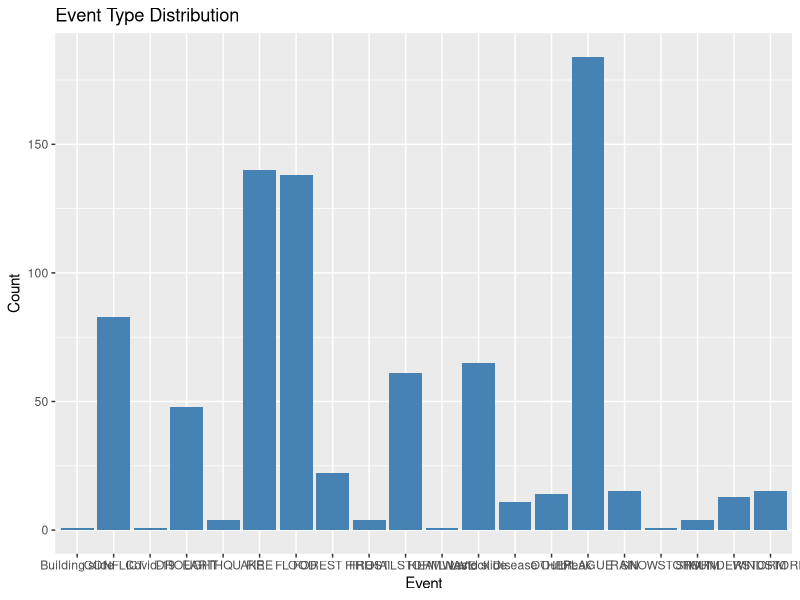
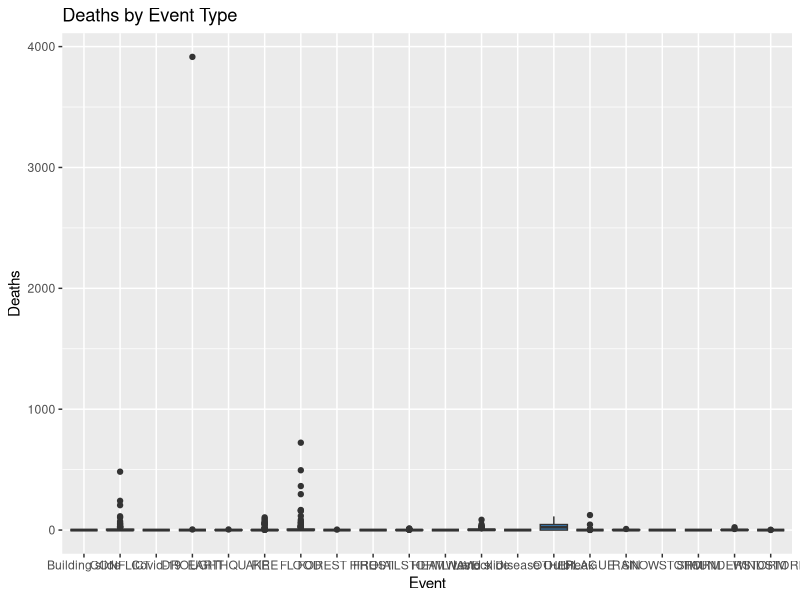
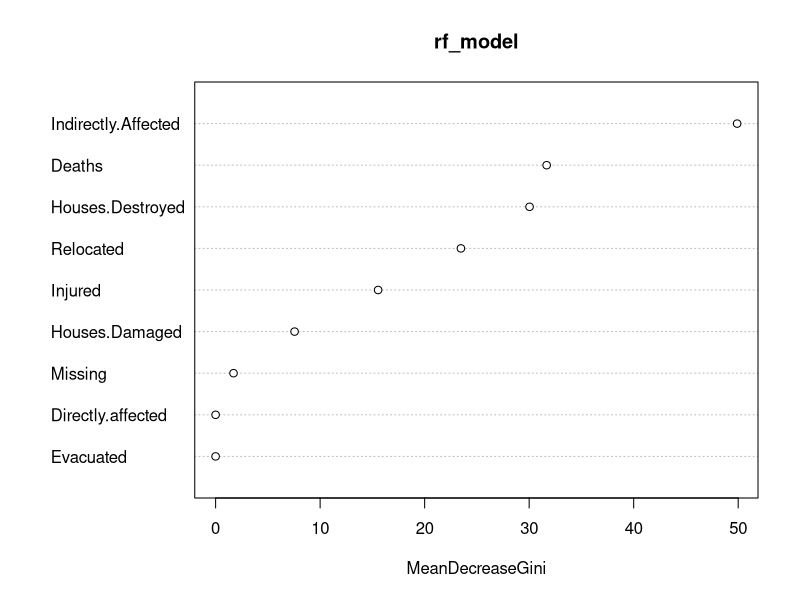
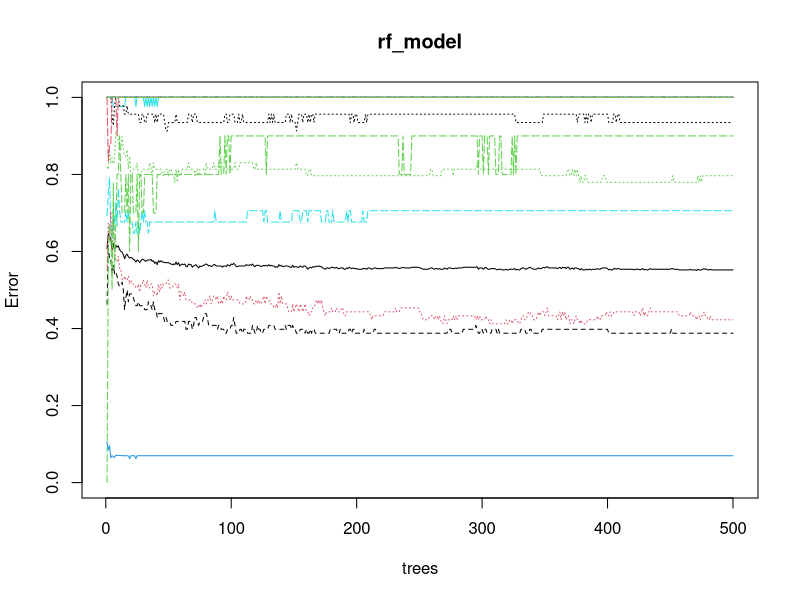

Write R code to recreate these figures, in order.
install.packages("tidyverse")
install.packages("caret")
install.packages("datasets")
install.packages("readxl")
install.packages("rpart")
install.packages("rpart.plot")
install.packages("randomForest")
install.packages("xgboost")
install.packages("ggpubr")

  # 加载必要的 R 包
library(tidyverse)
library(readr)

# 读取数据
data <- read.csv("Ethiopia_data.csv")

# 查看数据前几行
head(data)

# 查看数据摘要
summary(data)


  # 检查缺失值
  sum(is.na(data)) # 返回数据集中缺失值总数

# 检查每列是否有缺失值
colSums(is.na(data))


  # 将 `Event` 转换为因子
  data$Event <- as.factor(data$Event)

# 查看因子的类别
levels(data$Event)


  # 统计不同事件的数量
  table(data$Event)

# 各数值变量的摘要统计
summary(data[, c("Deaths", "Injured", "Missing", "Houses.Destroyed", "Houses.Damaged")])


  library(ggplot2)

# 绘制事件类型的分布
ggplot(data, aes(x = Event)) +
  geom_bar(fill = "steelblue") +
  labs(title = "Event Type Distribution", x = "Event", y = "Count")

# 绘制不同事件的死亡人数分布箱线图
ggplot(data, aes(x = Event, y = Deaths, fill = Event)) +
  geom_boxplot() +
  labs(title = "Deaths by Event Type", x = "Event", y = "Deaths") +
  theme(legend.position = "none")


  # 加载机器学习相关包
  library(caret)

# 划分训练集和测试集
set.seed(123)
train_indices <- createDataPartition(data$Event, p = 0.7, list = FALSE)
trainset <- data[train_indices, ]
testset <- data[-train_indices, ]


  library(randomForest)

# 构建随机森林模型
set.seed(123)
rf_model <- randomForest(Event ~ Deaths + Injured + Missing + Houses.Destroyed +
                           Houses.Damaged + Directly.affected + Indirectly.Affected +
                           Relocated + Evacuated, data = trainset, ntree = 500)

# 查看模型
print(rf_model)

# 变量重要性
varImpPlot(rf_model)


  # 预测
  predictions <- predict(rf_model, newdata = testset)

# 混淆矩阵
confusionMatrix(predictions, testset$Event)


  # 绘制误差率收敛图
  plot(rf_model)

# 查看重要变量的数值
importance(rf_model)

